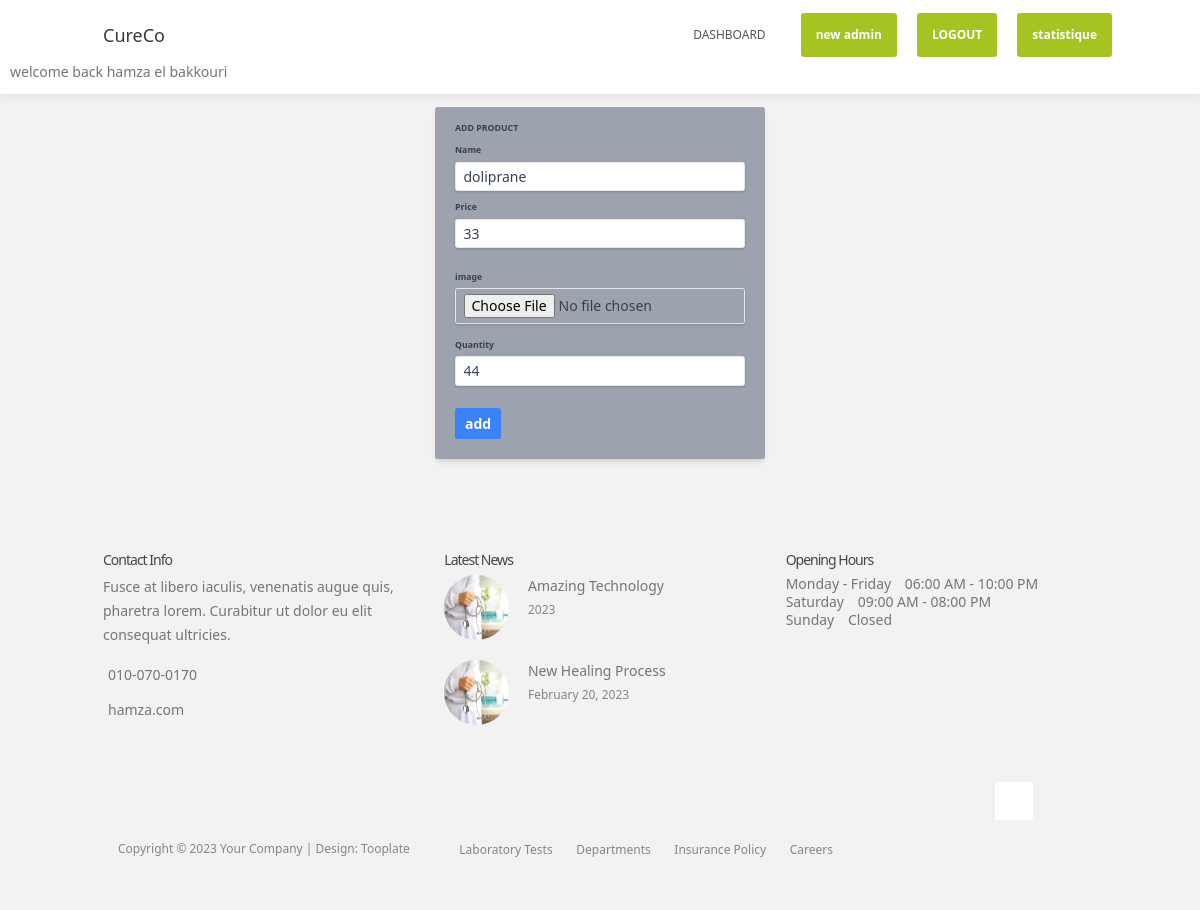
Page /pages/edit/29 (signed in) on the committed database.
### tables this page shows
CREATE TABLE `medicine` (
  `id_m` int(155) NOT NULL,
  `name_m` varchar(155) NOT NULL,
  `price` int(155) NOT NULL,
  `quantity` int(155) NOT NULL,
  `image_m` varchar(155) NOT NULL,
  `date` datetime NOT NULL DEFAULT current_timestamp()
);

### app/libraries/Core.php (called while the page is built, shortened)
<?php
  class Core {
    protected $currentMethod = 'index';
    public function __construct(){
      $url = $this->getUrl();
      if (isset($url)) {
        if(file_exists('../app/controllers/'.ucwords($url[0]).'.php')){
          unset($url[0]);
        }
      }
      $this->currentController = new $this->currentController;
      if(isset($url[1])){
        if(method_exists($this->currentController, $url[1])){
          $this->currentMethod = $url[1];
          unset($url[1]);
        }
      }
      $this->params = $url ? array_values($url) : [];
      call_user_func_array([$this->currentController, $this->currentMethod], $this->params);
    }
    public function getUrl(){
        if(isset($_GET['url'])){
          $url = rtrim($_GET['url'], '/');
          $url = filter_var($url, FILTER_SANITIZE_URL);
          $url = explode('/', $url);
          return $url;
        }
        return ['pages'];
    }
  }

### public/index.php (called while the page is built, shortened)
<?php
$init = new Core;

### app/libraries/Database.php (called while the page is built, shortened)
<?php
class Database {
	private $host = DB_HOST;
	private $user = DB_USER;
	private $pass = DB_PASS;
	private $dbname = DB_NAME;
	private $dbh;
	private $stmt;
	public function __construct() {
		$dsn = 'mysql:host=' . $this->host . ';dbname=' . $this->dbname;
		$options = array (
			PDO::ATTR_PERSISTENT => true,
			PDO::ATTR_ERRMODE => PDO::ERRMODE_EXCEPTION
		);
		try {
			$this->dbh = new PDO ($dsn, $this->user, $this->pass, $options);
		}
		catch ( PDOException $e ) {
			$this->error = $e->getMessage();
		}
	}
	public function query($query) {
		$this->stmt = $this->dbh->prepare($query);
	}
	public function bind($param, $value, $type = null) {
		if (is_null ($type)) {
			switch (true) {
				default :
					$type = PDO::PARAM_STR;
			}
		}
		$this->stmt->bindValue($param, $value, $type);
	}
	public function execute(){
		return $this->stmt->execute();
	}
	public function resultset(){
		$this->execute();
		return $this->stmt->fetchAll(PDO::FETCH_ASSOC);
	}
}

### app/models/Medicine_m.php (called while the page is built, shortened)
<?php
class Medicine_m extends Database
{
    protected $db;
    function __construct()
    {
        $this->db = new Database;
    }
    public function getedit($id)
    {
        $this->db->query("SELECT `id_m`, `name_m`, `price` , `quantity`,`image_m` FROM `medicine` WHERE `id_m`= :id ");
        $this->db->bind(":id", $id);
        $data = $this->db->resultset();
        return $data;
    }
}

### app/views/pages/admin/edit.php (the view)
<?php require APPROOT . '/views/inc/head.php'; ?>
<?php require APPROOT . '/views/inc/navbar.php'; ?>
<div class="w-full flex justify-center">
    <div class="w-full w-max max-w mx-5 mt-5 ">
        <form class="bg-gray-400 shadow-md rounded px-8 pt-6 pb-8 mb-4" action="<?php echo URLROOT; ?>/Medicine/edit/<?= $data[0]['id_m']; ?>" method="post" enctype="multipart/form-data">
        <div class="mb-4">
            <label class="block text-gray-700 text-sm font-bold mb-2" for="username">
                ADD PRODUCT
            </label>
        </div>
        <div class="mb-4">
            <label class="block text-gray-700 text-sm font-bold mb-2" for="username">
                Name
            </label>
            <input name="name" value="<?= $data[0]['name_m']; ?>" class="shadow appearance-none border rounded w-full py-2 px-3 text-gray-700 leading-tight focus:outline-none focus:shadow-outline" id="username" type="text" placeholder="name" required >
        </div>
        <div class="mb-6">
            <label class="block text-gray-700 text-sm font-bold mb-2" for="password">
                Price
            </label>
            <input name="price" value="<?php echo $data[0]['price'] ?>" class="shadow appearance-none border  rounded w-full py-2 px-3 text-gray-700 mb-3 leading-tight focus:outline-none focus:shadow-outline" id="password" type="number" placeholder="price" min="1" required>
        </div>
        <div class="mb-6">
            <label class="block text-gray-700 text-sm font-bold mb-2" for="password">
                image
            </label>
            <input name="image" value="<?php echo URLROOT; ?>/images/<?php echo $data[0]['image_m']; ?>" class="shadow appearance-none border  rounded w-full py-2 px-3 text-gray-700 mb-3 leading-tight focus:outline-none focus:shadow-outline" id="password" type="file" placeholder="image" required>
        </div>
        <div class="mb-6">
            <label class="block text-gray-700 text-sm font-bold mb-2" for="password">
                Quantity
            </label>
            <input name="quantity" value="<?php echo $data[0]['quantity'] ?>" class="shadow appearance-none border  rounded w-full py-2 px-3 text-gray-700 mb-3 leading-tight focus:outline-none focus:shadow-outline" id="password" type="number" placeholder="quantity" min="1" required>
        </div>
        <div class="flex items-center justify-between">
            <button class="bg-blue-500 hover:bg-blue-700 text-white font-bold py-2 px-4 rounded focus:outline-none focus:shadow-outline" type="submit" name="submit">
                add
            </button>
        </div>
    </form>
</div>
</div>
<?php require APPROOT . '/views/inc/footer.php'; ?>

### public/css/tooplate-style.css (style rules this page uses)
body { background: #f2f2f2; font-family: 'Poppins', sans-serif; overflow-x: hidden; }
html { -webkit-font-smoothing: antialiased; }

### rows in the picture
medicine: name "doliprane", price "33", quantity "44"

### other values in the picture
$_SESSION['name'] "hamza el bakkouri"
